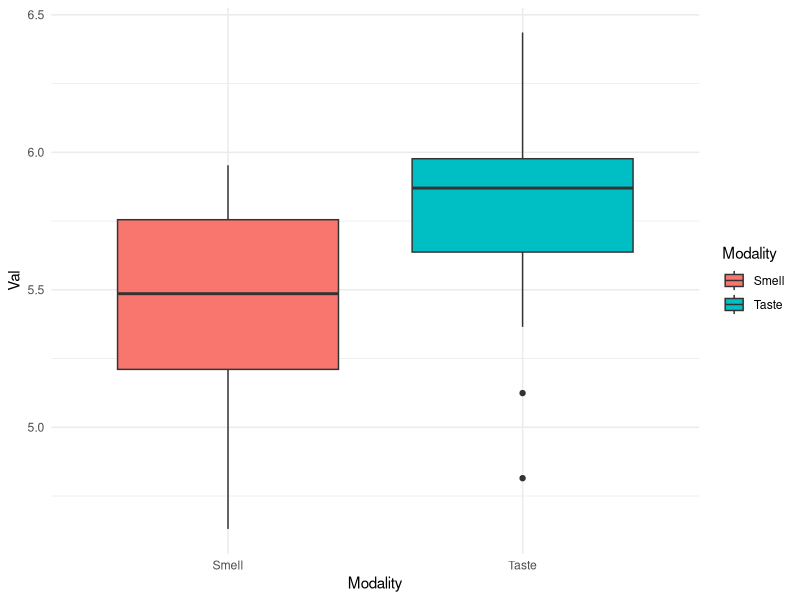
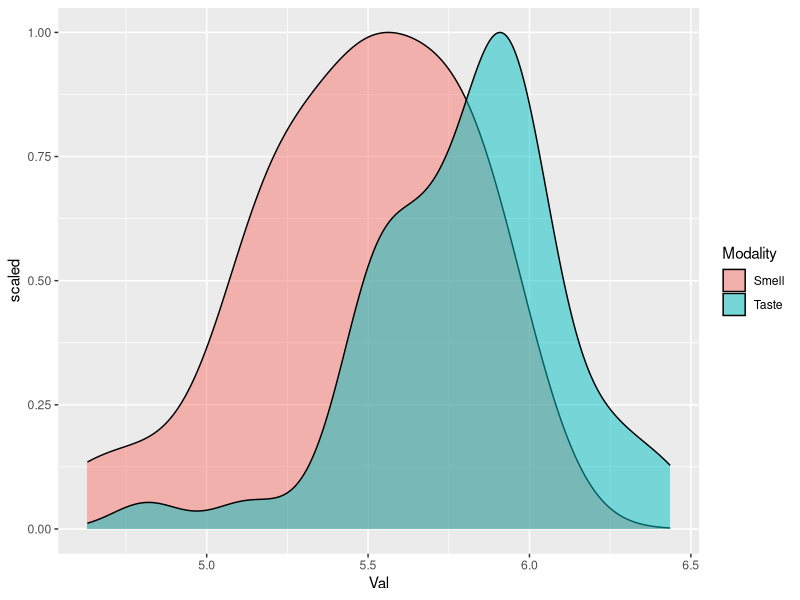
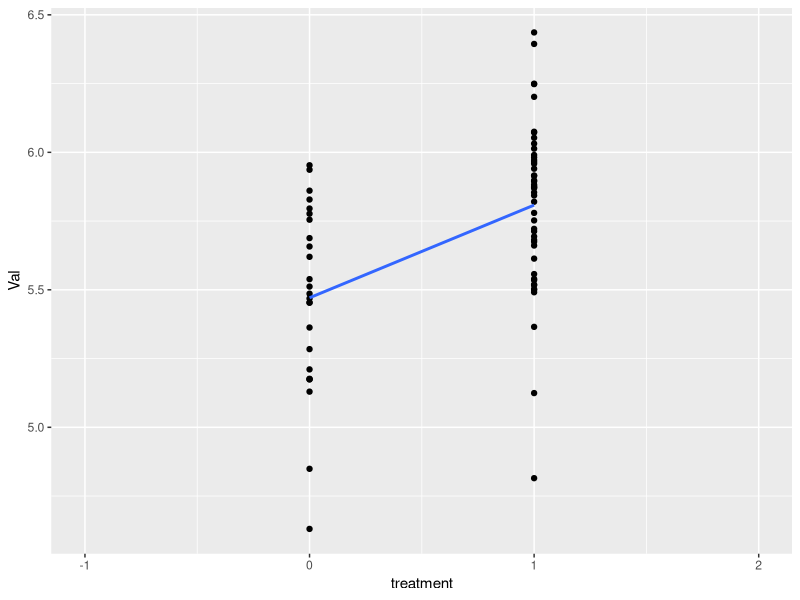
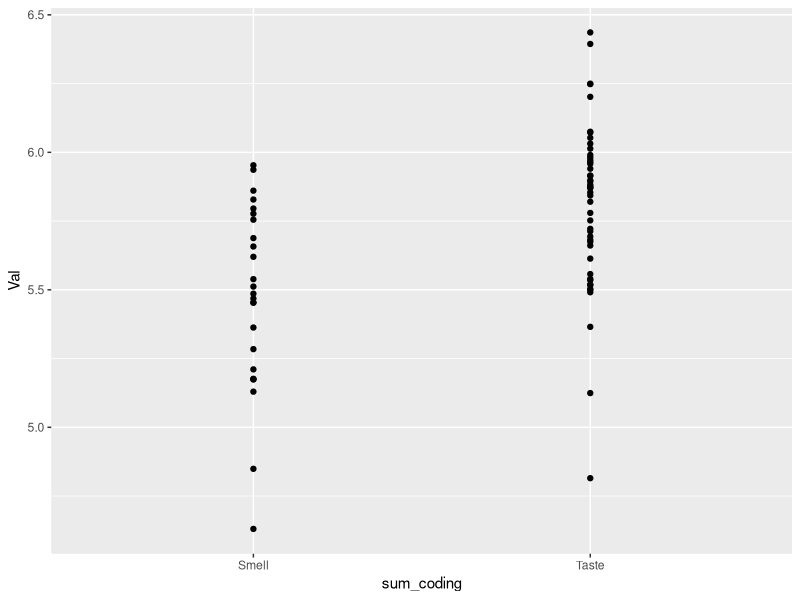
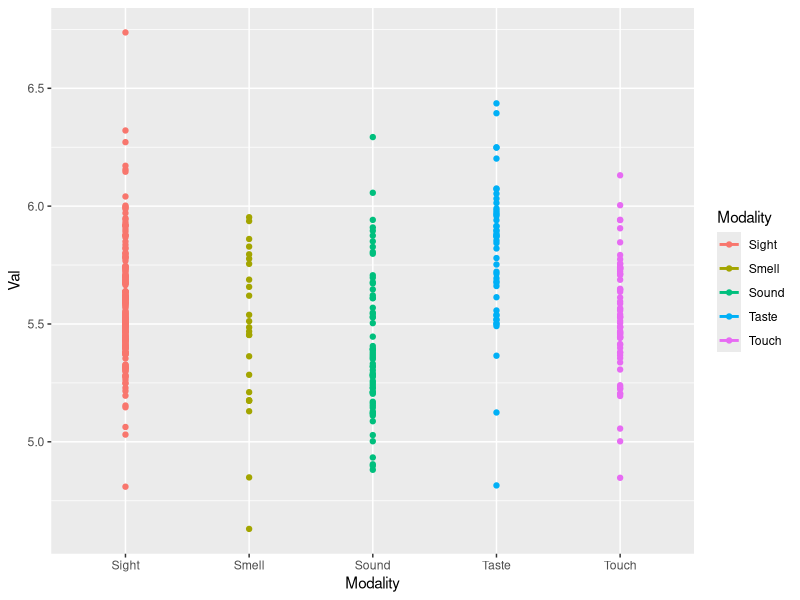

These figures' R source, in order:
## ---- chunk 1
#Import tidyverse
library(tidyverse)
#Read in the data
data <- read_csv('data/winter_2016_senses_valence.csv')
#print the head to see what it looks like
data
## ---- chunk 2
unique(data$Modality)
## ---- chunk 3
# Filter the data
senses_data <- filter(data, Modality %in% c('Smell', 'Taste'))

# Check the unique values to make sure
unique(senses_data$Modality)
## ---- chunk 4
#pipe the data to a group_by function
#then pipe the groupings to the summarize function
# create the summary variables for mean and sd
senses_data %>% group_by(Modality) %>%
  summarize(M = mean(Val), SD = sd(Val))
## ---- chunk 5
senses_data %>% ggplot(aes(x = Modality, y = Val, fill = Modality)) + 
  geom_boxplot()+
  theme_minimal()
## ---- chunk 6
senses_data %>% ggplot(aes(x = Val, fill = Modality, after_stat(scaled))) + 
  geom_density(alpha=0.5) 
## ---- chunk 7
# Create a new column with 0 for smell and 1 for taste
senses_data <- mutate(senses_data, treatment = ifelse(Modality == 'Taste', 1, 0))

senses_data
## ---- chunk 8
model_1 <- lm(Val ~ treatment, data = senses_data)

model_1
## ---- chunk 9
ggplot(senses_data, aes(x= treatment, y= Val))+
  scale_x_continuous(limits = c(-1,2)) +
  geom_point()+
  geom_smooth(method='lm', se=F)
## ---- chunk 10
summary(model_1)
## ---- chunk 11
model_2 <- lm(Val ~ Modality, data = senses_data)

model_2
## ---- chunk 12
#Create a dataset consisting of categories in the data
preds <- tibble(Modality = unique(senses_data$Modality))
# Print to see what they look like
preds
# See the predictions
predict(model_2, preds)
## ---- chunk 13
senses_data<- mutate(senses_data, Modality = factor(Modality))

senses_data
## ---- chunk 14
contrasts(senses_data$Modality)
## ---- chunk 15
#Treatment coding with two variables
contr.treatment(2)
## ---- chunk 16
#Sum coding with two variables
contr.sum(2)
## ---- chunk 17
#Treatment coding with 3 variables
contr.treatment(3)

#Sum coding with 3 variables
contr.sum(3)
## ---- chunk 18
#Treatment coding with 5 variables
contr.treatment(5)

#Sum coding with 5 variables
contr.sum(5)
## ---- chunk 19
#Create a new column by copying the modality factors (Taste and Smell)
senses_data <- mutate(senses_data, sum_coding=Modality)
#Use sum coding using contrasts() and contr.sum()
contrasts(senses_data$sum_coding) <- contr.sum(2)
#run constrasts to see if it worked
contrasts(senses_data$sum_coding)
## ---- chunk 20
model_3 <- lm(Val ~ sum_coding, data=senses_data)

model_3
## ---- chunk 21
ggplot(senses_data, aes(x= sum_coding, y= Val))+
  geom_point()
## ---- chunk 22
model_4 <- lm(Val ~ Modality, data=data)
model_4
## ---- chunk 23

ggplot(data, aes(x= Modality, y= Val, color=Modality))+
  geom_point()+
  geom_smooth(method='lm', se=F)
